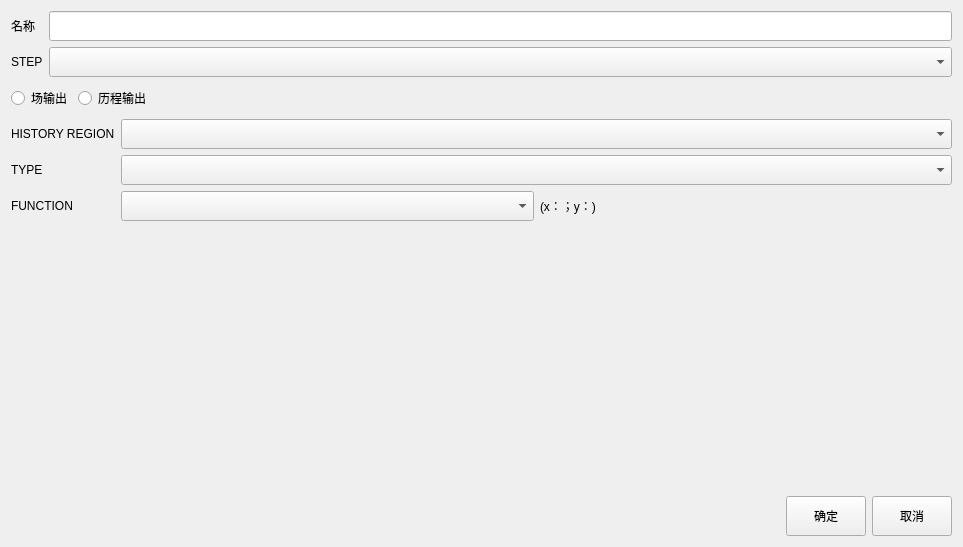
<?xml version="1.0" encoding="UTF-8"?>
<ui version="4.0">
 <class>Form</class>
 <widget class="QWidget" name="Form">
  <property name="geometry">
   <rect>
    <x>0</x>
    <y>0</y>
    <width>963</width>
    <height>547</height>
   </rect>
  </property>
  <property name="windowTitle">
   <string>Form</string>
  </property>
  <layout class="QVBoxLayout" name="verticalLayout_3">
   <item>
    <layout class="QFormLayout" name="formLayout_2">
     <item row="0" column="0">
      <widget class="QLabel" name="label_name">
       <property name="minimumSize">
        <size>
         <width>0</width>
         <height>30</height>
        </size>
       </property>
       <property name="text">
        <string>名称</string>
       </property>
      </widget>
     </item>
     <item row="0" column="1">
      <widget class="QLineEdit" name="lineEdit_name">
       <property name="minimumSize">
        <size>
         <width>0</width>
         <height>30</height>
        </size>
       </property>
      </widget>
     </item>
     <item row="1" column="0">
      <widget class="QLabel" name="label_step">
       <property name="minimumSize">
        <size>
         <width>0</width>
         <height>30</height>
        </size>
       </property>
       <property name="text">
        <string>STEP</string>
       </property>
      </widget>
     </item>
     <item row="1" column="1">
      <widget class="QComboBox" name="cbb_step">
       <property name="minimumSize">
        <size>
         <width>0</width>
         <height>30</height>
        </size>
       </property>
      </widget>
     </item>
    </layout>
   </item>
   <item>
    <layout class="QHBoxLayout" name="horizontalLayout_7">
     <item>
      <widget class="QRadioButton" name="rB_FieldOutput">
       <property name="minimumSize">
        <size>
         <width>0</width>
         <height>30</height>
        </size>
       </property>
       <property name="maximumSize">
        <size>
         <width>16777215</width>
         <height>30</height>
        </size>
       </property>
       <property name="text">
        <string>场输出</string>
       </property>
      </widget>
     </item>
     <item>
      <widget class="QRadioButton" name="rB_HistoryOutput">
       <property name="minimumSize">
        <size>
         <width>0</width>
         <height>30</height>
        </size>
       </property>
       <property name="maximumSize">
        <size>
         <width>16777215</width>
         <height>30</height>
        </size>
       </property>
       <property name="text">
        <string>历程输出</string>
       </property>
      </widget>
     </item>
     <item>
      <spacer name="horizontalSpacer_2">
       <property name="orientation">
        <enum>Qt::Horizontal</enum>
       </property>
       <property name="sizeHint" stdset="0">
        <size>
         <width>40</width>
         <height>20</height>
        </size>
       </property>
      </spacer>
     </item>
    </layout>
   </item>
   <item>
    <widget class="QStackedWidget" name="stackedWidget">
     <property name="currentIndex">
      <number>1</number>
     </property>
     <widget class="QWidget" name="page_FieldOutput">
      <layout class="QVBoxLayout" name="verticalLayout">
       <property name="spacing">
        <number>6</number>
       </property>
       <property name="leftMargin">
        <number>0</number>
       </property>
       <property name="topMargin">
        <number>0</number>
       </property>
       <property name="rightMargin">
        <number>0</number>
       </property>
       <property name="bottomMargin">
        <number>0</number>
       </property>
       <item>
        <layout class="QFormLayout" name="formLayout">
         <item row="0" column="0">
          <widget class="QLabel" name="label_frame">
           <property name="minimumSize">
            <size>
             <width>0</width>
             <height>30</height>
            </size>
           </property>
           <property name="maximumSize">
            <size>
             <width>16777215</width>
             <height>30</height>
            </size>
           </property>
           <property name="text">
            <string>FRAME</string>
           </property>
          </widget>
         </item>
         <item row="0" column="1">
          <widget class="QComboBox" name="cbb_frame">
           <property name="minimumSize">
            <size>
             <width>0</width>
             <height>30</height>
            </size>
           </property>
           <property name="maximumSize">
            <size>
             <width>16777215</width>
             <height>30</height>
            </size>
           </property>
          </widget>
         </item>
         <item row="1" column="0">
          <widget class="QLabel" name="label_instanceORnodeset">
           <property name="minimumSize">
            <size>
             <width>0</width>
             <height>30</height>
            </size>
           </property>
           <property name="maximumSize">
            <size>
             <width>16777215</width>
             <height>30</height>
            </size>
           </property>
           <property name="text">
            <string>INSTANCE/NODESET</string>
           </property>
          </widget>
         </item>
         <item row="1" column="1">
          <layout class="QHBoxLayout" name="horizontalLayout_3">
           <item>
            <widget class="QComboBox" name="cbb_insORset">
             <property name="minimumSize">
              <size>
               <width>0</width>
               <height>30</height>
              </size>
             </property>
             <property name="maximumSize">
              <size>
               <width>16777215</width>
               <height>30</height>
              </size>
             </property>
            </widget>
           </item>
           <item>
            <widget class="QComboBox" name="cbb_insORsetName">
             <property name="minimumSize">
              <size>
               <width>0</width>
               <height>30</height>
              </size>
             </property>
             <property name="maximumSize">
              <size>
               <width>16777215</width>
               <height>30</height>
              </size>
             </property>
            </widget>
           </item>
          </layout>
         </item>
         <item row="2" column="0">
          <widget class="QLabel" name="label_component">
           <property name="minimumSize">
            <size>
             <width>0</width>
             <height>30</height>
            </size>
           </property>
           <property name="maximumSize">
            <size>
             <width>16777215</width>
             <height>30</height>
            </size>
           </property>
           <property name="text">
            <string>COMPONENT</string>
           </property>
          </widget>
         </item>
         <item row="2" column="1">
          <layout class="QHBoxLayout" name="horizontalLayout_4">
           <item>
            <widget class="QComboBox" name="cbb_component">
             <property name="minimumSize">
              <size>
               <width>0</width>
               <height>30</height>
              </size>
             </property>
             <property name="maximumSize">
              <size>
               <width>16777215</width>
               <height>30</height>
              </size>
             </property>
            </widget>
           </item>
           <item>
            <widget class="QComboBox" name="cbb_compDirec">
             <property name="minimumSize">
              <size>
               <width>0</width>
               <height>30</height>
              </size>
             </property>
             <property name="maximumSize">
              <size>
               <width>16777215</width>
               <height>30</height>
              </size>
             </property>
            </widget>
           </item>
          </layout>
         </item>
        </layout>
       </item>
       <item>
        <layout class="QHBoxLayout" name="horizontalLayout_5" stretch="1,1">
         <property name="spacing">
          <number>20</number>
         </property>
         <item>
          <layout class="QHBoxLayout" name="horizontalLayout">
           <item>
            <widget class="QRadioButton" name="rB_filterByNum">
             <property name="minimumSize">
              <size>
               <width>0</width>
               <height>30</height>
              </size>
             </property>
             <property name="maximumSize">
              <size>
               <width>16777215</width>
               <height>30</height>
              </size>
             </property>
             <property name="text">
              <string>FilterByNumber</string>
             </property>
            </widget>
           </item>
           <item>
            <widget class="QLineEdit" name="lineEdit_filter">
             <property name="minimumSize">
              <size>
               <width>0</width>
               <height>30</height>
              </size>
             </property>
             <property name="maximumSize">
              <size>
               <width>16777215</width>
               <height>30</height>
              </size>
             </property>
            </widget>
           </item>
          </layout>
         </item>
         <item>
          <layout class="QHBoxLayout" name="horizontalLayout_2" stretch="0,1">
           <item>
            <widget class="QRadioButton" name="rB_filterByFunc">
             <property name="minimumSize">
              <size>
               <width>0</width>
               <height>30</height>
              </size>
             </property>
             <property name="maximumSize">
              <size>
               <width>16777215</width>
               <height>30</height>
              </size>
             </property>
             <property name="text">
              <string>FilterByFunction</string>
             </property>
            </widget>
           </item>
           <item>
            <widget class="QComboBox" name="cbb_function">
             <property name="minimumSize">
              <size>
               <width>0</width>
               <height>30</height>
              </size>
             </property>
             <property name="maximumSize">
              <size>
               <width>16777215</width>
               <height>30</height>
              </size>
             </property>
            </widget>
           </item>
          </layout>
         </item>
        </layout>
       </item>
       <item>
        <widget class="QWidget" name="widget_finalValue" native="true">
         <property name="minimumSize">
          <size>
           <width>0</width>
           <height>40</height>
          </size>
         </property>
         <layout class="QHBoxLayout" name="horizontalLayout_9">
          <item>
           <spacer name="horizontalSpacer_3">
            <property name="orientation">
             <enum>Qt::Horizontal</enum>
            </property>
            <property name="sizeHint" stdset="0">
             <size>
              <width>255</width>
              <height>20</height>
             </size>
            </property>
           </spacer>
          </item>
          <item>
           <widget class="QLabel" name="label_FieldResult">
            <property name="minimumSize">
             <size>
              <width>400</width>
              <height>0</height>
             </size>
            </property>
            <property name="text">
             <string/>
            </property>
           </widget>
          </item>
          <item>
           <spacer name="horizontalSpacer_4">
            <property name="orientation">
             <enum>Qt::Horizontal</enum>
            </property>
            <property name="sizeHint" stdset="0">
             <size>
              <width>254</width>
              <height>20</height>
             </size>
            </property>
           </spacer>
          </item>
         </layout>
        </widget>
       </item>
       <item>
        <spacer name="verticalSpacer">
         <property name="orientation">
          <enum>Qt::Vertical</enum>
         </property>
         <property name="sizeHint" stdset="0">
          <size>
           <width>20</width>
           <height>40</height>
          </size>
         </property>
        </spacer>
       </item>
      </layout>
     </widget>
     <widget class="QWidget" name="page_HistoryOutput">
      <layout class="QVBoxLayout" name="verticalLayout_2" stretch="0,1">
       <property name="leftMargin">
        <number>0</number>
       </property>
       <property name="topMargin">
        <number>0</number>
       </property>
       <property name="rightMargin">
        <number>0</number>
       </property>
       <property name="bottomMargin">
        <number>0</number>
       </property>
       <item>
        <layout class="QFormLayout" name="formLayout_3">
         <item row="0" column="0">
          <widget class="QLabel" name="label_region">
           <property name="minimumSize">
            <size>
             <width>0</width>
             <height>30</height>
            </size>
           </property>
           <property name="maximumSize">
            <size>
             <width>16777215</width>
             <height>30</height>
            </size>
           </property>
           <property name="text">
            <string>HISTORY REGION</string>
           </property>
          </widget>
         </item>
         <item row="0" column="1">
          <widget class="QComboBox" name="cbb_region">
           <property name="minimumSize">
            <size>
             <width>0</width>
             <height>30</height>
            </size>
           </property>
           <property name="maximumSize">
            <size>
             <width>16777215</width>
             <height>30</height>
            </size>
           </property>
          </widget>
         </item>
         <item row="1" column="0">
          <widget class="QLabel" name="label_type">
           <property name="minimumSize">
            <size>
             <width>0</width>
             <height>30</height>
            </size>
           </property>
           <property name="maximumSize">
            <size>
             <width>16777215</width>
             <height>30</height>
            </size>
           </property>
           <property name="text">
            <string>TYPE</string>
           </property>
          </widget>
         </item>
         <item row="1" column="1">
          <widget class="QComboBox" name="cbb_type">
           <property name="minimumSize">
            <size>
             <width>0</width>
             <height>30</height>
            </size>
           </property>
           <property name="maximumSize">
            <size>
             <width>16777215</width>
             <height>30</height>
            </size>
           </property>
          </widget>
         </item>
         <item row="2" column="0">
          <widget class="QLabel" name="label_Function">
           <property name="minimumSize">
            <size>
             <width>0</width>
             <height>30</height>
            </size>
           </property>
           <property name="maximumSize">
            <size>
             <width>16777215</width>
             <height>30</height>
            </size>
           </property>
           <property name="text">
            <string>FUNCTION</string>
           </property>
          </widget>
         </item>
         <item row="2" column="1">
          <layout class="QHBoxLayout" name="horizontalLayout_8">
           <item>
            <widget class="QComboBox" name="cbb_function_2">
             <property name="minimumSize">
              <size>
               <width>0</width>
               <height>30</height>
              </size>
             </property>
             <property name="maximumSize">
              <size>
               <width>16777215</width>
               <height>30</height>
              </size>
             </property>
            </widget>
           </item>
           <item>
            <widget class="QLabel" name="label_finalResult">
             <property name="minimumSize">
              <size>
               <width>0</width>
               <height>30</height>
              </size>
             </property>
             <property name="maximumSize">
              <size>
               <width>16777215</width>
               <height>30</height>
              </size>
             </property>
             <property name="text">
              <string>(x：；y：)</string>
             </property>
            </widget>
           </item>
          </layout>
         </item>
        </layout>
       </item>
       <item>
        <widget class="myLineChart" name="widget_chart" native="true"/>
       </item>
      </layout>
     </widget>
    </widget>
   </item>
   <item>
    <layout class="QHBoxLayout" name="horizontalLayout_6">
     <item>
      <spacer name="horizontalSpacer">
       <property name="orientation">
        <enum>Qt::Horizontal</enum>
       </property>
       <property name="sizeHint" stdset="0">
        <size>
         <width>40</width>
         <height>20</height>
        </size>
       </property>
      </spacer>
     </item>
     <item>
      <widget class="QPushButton" name="Btn_yes">
       <property name="minimumSize">
        <size>
         <width>80</width>
         <height>40</height>
        </size>
       </property>
       <property name="maximumSize">
        <size>
         <width>80</width>
         <height>40</height>
        </size>
       </property>
       <property name="text">
        <string>确定</string>
       </property>
      </widget>
     </item>
     <item>
      <widget class="QPushButton" name="Btn_cancel">
       <property name="minimumSize">
        <size>
         <width>80</width>
         <height>40</height>
        </size>
       </property>
       <property name="maximumSize">
        <size>
         <width>80</width>
         <height>40</height>
        </size>
       </property>
       <property name="text">
        <string>取消</string>
       </property>
      </widget>
     </item>
    </layout>
   </item>
  </layout>
 </widget>
 <customwidgets>
  <customwidget>
   <class>myLineChart</class>
   <extends>QWidget</extends>
   <header location="global">PublicTool.myLineChart</header>
   <container>1</container>
  </customwidget>
 </customwidgets>
 <resources/>
 <connections/>
</ui>
